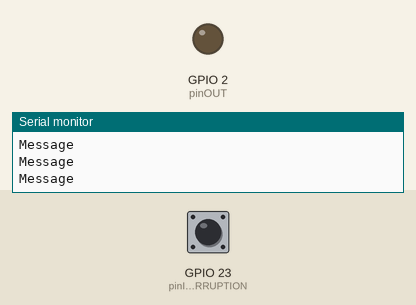
This program was run on a simulated ESP32. Shown: output pins drawn as LEDs (lit = HIGH), the last lines printed to the serial monitor. The inputs (shaded band) are chosen by the test bench; at power-on: GPIO 23 (pinINTERRUPTION) HIGH.

Above: at 1.2 s.
1.3 s: GPIO 23 (pinINTERRUPTION) pulled LOW for 0.15 s
At 2.1 s:
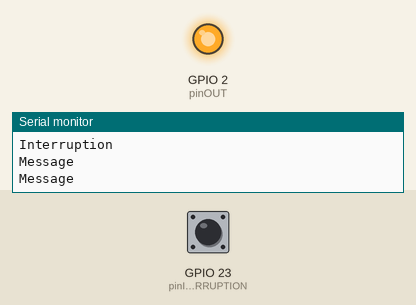
2.9 s: GPIO 23 (pinINTERRUPTION) pulled LOW for 1 s
At 3.3 s:
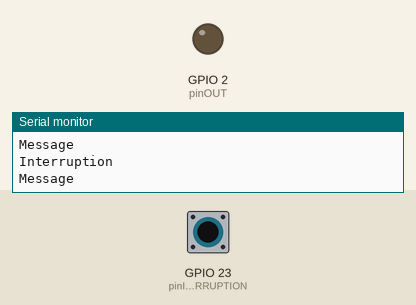
5.4 s: GPIO 23 (pinINTERRUPTION) pulled LOW for 3.2 s
At 6.4 s:
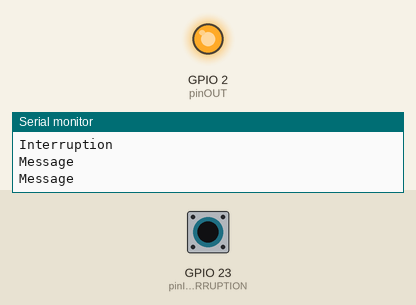
Timing chart, 0 to 8.4 s (numbered marks = the images above; inputs shaded):
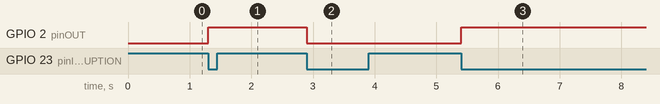

Measured:
- after the input at 1.3 s, GPIO 2 (pinOUT): LOW → HIGH at once
- after the input at 2.9 s, GPIO 2 (pinOUT): HIGH → LOW at once
- after the input at 5.4 s, GPIO 2 (pinOUT): LOW → HIGH at once

The program:

main.cpp
```cpp
#include <Arduino.h>

#define pinINTERRUPTION 23
#define pinOUT 2
#define rebounceTime 200

/*

  El calificador volatile le indica al compilador que el valor de esta variable puede cambiar en cualquier momento.
  TODAS LAS VARIABLES A UTILIZAR EN LAS INTERRUPCIONES DEBEN TENER EL CALIFICADOR VOLATILE
  https://www.tutorialspoint.com/what-is-volatile-keyword-in-cplusplus

*/

volatile bool toggle = true;
volatile unsigned long previousInterruptionTime  = 0;

/*  ==> FUNCTION DECLARATION <==  */
void IRAM_ATTR interruption();    // La palabra rerrseervada IRAM_ATTR se refiere a que la función se almacene en la memoria RAM en lugar de la flash, para acelerar la ejecución del progrrama

void setup() {
  Serial.begin(115200);
  pinMode(pinOUT, OUTPUT);
  pinMode(pinINTERRUPTION, INPUT_PULLUP);
  attachInterrupt(                            // Función necesaria para configurar una interrupción
    digitalPinToInterrupt(pinINTERRUPTION),   // Función que declara que la terminal designada en el argumento va a ser utilizada como interrupción
    interruption,                             // Función a ejecutar en caso de una interrupción
    FALLING                                   // Tipo de evento de interrupción
  );
}

void loop() {
  Serial.println("Message");
  delay(500);
}

/*  ==> FUNCTION DEFINITION <== */
void IRAM_ATTR interruption() {
  if (millis() - previousInterruptionTime > rebounceTime){    // millis() cuenta el tiempo desde que el ESP32 encendió
    digitalWrite(pinOUT, toggle);
    Serial.println("Interruption");
    toggle ^= true;     // ^ es un operador XOR binario: copia el bit de información si está presente en un operando pero no en ambos. https://www.tutorialspoint.com/cplusplus/cpp_operators.htm
    previousInterruptionTime = millis();
  }
}
```
